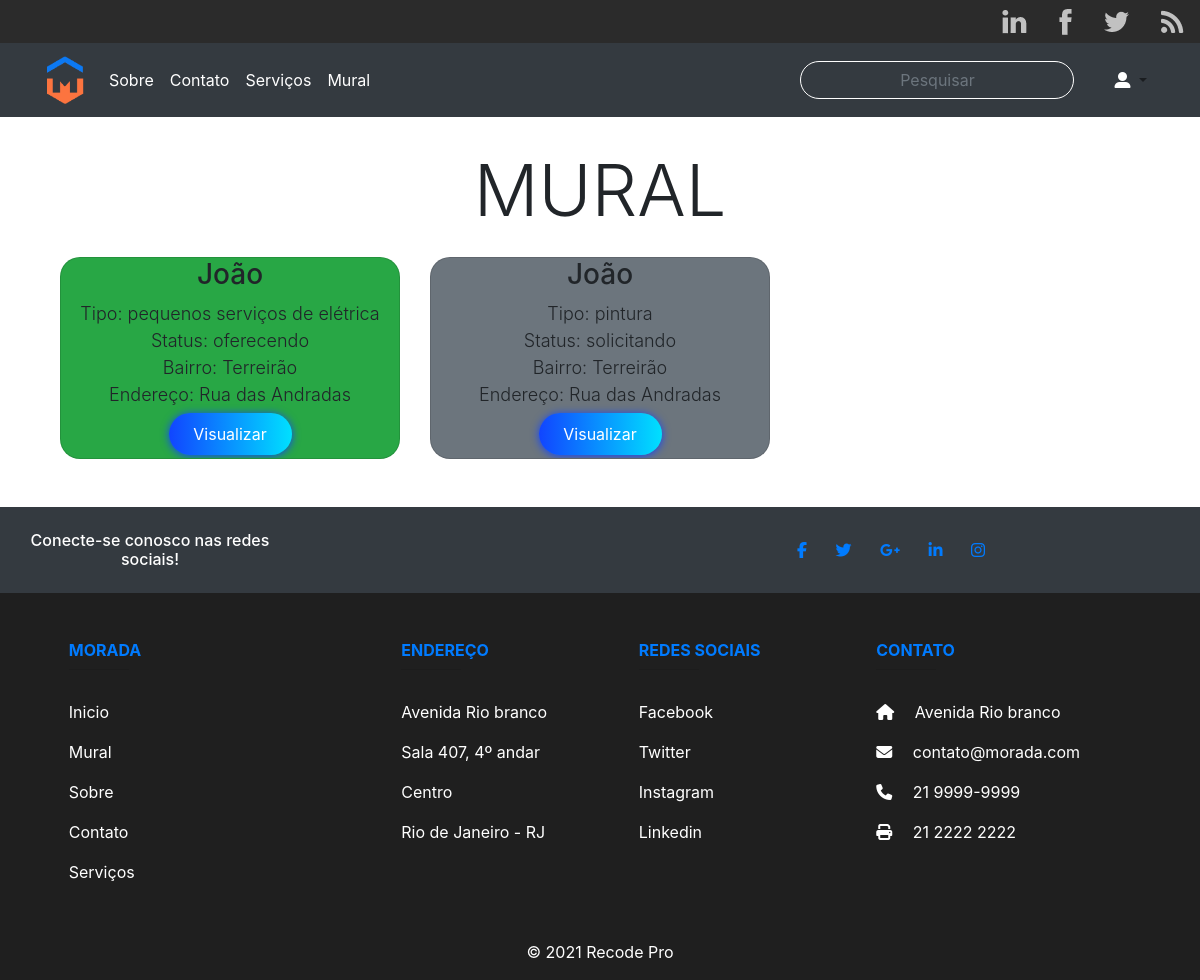
Page /mural.php?pesquisar=Rua das Andradas on the committed database.
### tables this page shows
CREATE TABLE `servicos` (
  `idservicos` int NOT NULL AUTO_INCREMENT,
  `usuario` int DEFAULT NULL,
  `tipo` varchar(45) DEFAULT NULL,
  `categoria` varchar(45) DEFAULT NULL,
  `descricao` varchar(700) DEFAULT NULL,
  `email` varchar(45) DEFAULT NULL,
  `parceiro` varchar(100) DEFAULT NULL,
  `mensagem` varchar(500) DEFAULT NULL,
  PRIMARY KEY (`idservicos`),
  KEY `fk_servicos_idx` (`usuario`),
  CONSTRAINT `fk_servicos` FOREIGN KEY (`usuario`) REFERENCES `usuarios` (`idusuario`)
);

CREATE TABLE `usuarios` (
  `idusuario` int NOT NULL AUTO_INCREMENT,
  `nome` varchar(45) DEFAULT NULL,
  `sobrenome` varchar(45) DEFAULT NULL,
  `email` varchar(45) DEFAULT NULL,
  `senha` varchar(45) DEFAULT NULL,
  `sobre` varchar(45) DEFAULT NULL,
  `endereco` varchar(45) DEFAULT NULL,
  `bairro` varchar(45) DEFAULT NULL,
  `cep` varchar(45) DEFAULT NULL,
  `telefone` varchar(45) DEFAULT NULL,
  `complemento` varchar(45) DEFAULT NULL,
  `estrela` varchar(45) DEFAULT NULL,
  PRIMARY KEY (`idusuario`)
);

### mural.php (the view, shortened to what this page needs)
<?php
require "./php/actions/conexaodb.php";
?>
<!DOCTYPE html>
<html lang="pt-BR">
<head>
    <link rel="stylesheet" href="css/projetos.css">
    <link rel="stylesheet" href="https://stackpath.bootstrapcdn.com/bootstrap/4.1.3/css/bootstrap.min.css">
</head>
<body>
<?php
require "./php/includes/menu.php"; ?>
    <div class="container text-center">
        <h3 class="display-3 " style=" margin-top:30px;">MURAL</h3>
    </div>
    <div class="container">
        <div class="container mt-4 text-center">
            <div class="row">
                <?php
                $pesquisar = '';
                if (!empty($_GET['pesquisar'])) {
                    $pesquisar = $_GET['pesquisar'];
                }
                $result_usuarios = "SELECT nome, descricao, bairro, endereco, idusuario, tipo FROM usuarios JOIN servicos ON usuarios.idusuario = servicos.usuario WHERE descricao > '0' and  endereco LIKE '%$pesquisar%';";
                $result = $conn->query($result_usuarios);
                if ($result->num_rows > 0 && $pesquisar === 0) {
                    while ($row = $result->fetch_assoc()) {
                ?>
                        <div class="col-sm-4">
                            <div class="card mb-5 rounded">
                                <div class="container">
                                    <div class=" anyClass">
                                        <h3 class="display-7"><?php echo $row['nome']; ?></h3>
                                        <p class="lead"><?php echo "Status: ", $row['tipo']; ?></p>
                                        <p class=" lead"><?php echo "Tipo: ", $row['descricao']; ?></p>
                                        <p class="lead"><?php echo "Bairro: ", $row['bairro']; ?></p>
                                        <p class="lead"><?php echo "Rua", $row['endereco']; ?></p>
                                        <button type="button" class="btn text-white edit"><a href="./perfilpublico.php?id=<?php echo $row['idusuario']; ?>">Visualizar</a></button>
                                    </div>
                                </div>
                            </div>
                        </div>
                    <?php }
                } else {
                    while ($row = $result->fetch_assoc()) {
                        if($row['tipo'] === 'oferecendo') {?>
                        <div class="col-sm-4">
                            <div class="card mb-5 rounded bg-success">
                                <div class="container">
                                    <div class="anyClass">
                                        <h3 class="display-7"><?php echo $row['nome']; ?></h3>
                                        <p class=" lead"><?php echo "Tipo: ", $row['descricao']; ?></p>
                                        <p class="lead"><?php echo "Status: ", $row['tipo']; ?></p>
                                        <p class="lead"><?php echo "Bairro: ", $row['bairro']; ?></p>
                                        <p class="lead"><?php echo "Endereço: ", $row['endereco']; ?></p>
                                        <button type="button" class="btn text-white edit"><a href="./perfilpublico.php?id=<?php echo $row['idusuario']; ?>">Visualizar</a></button>
                                    </div>
                                </div>
                            </div>
                        </div>
                <?php }  else if ($row['tipo'] === 'solicitando'){
                        if($row['tipo'] === 'solicitando') {?>
                            <div class="col-sm-4">
                                <div class="card mb-5 rounded bg-secondary">
                                    <div class="container">
                                        <div class="anyClass">
                                            <h3 class="display-7"><?php echo $row['nome']; ?></h3>
                                            <p class=" lead"><?php echo "Tipo: ", $row['descricao']; ?></p>
                                            <p class="lead"><?php echo "Status: ", $row['tipo']; ?></p>
                                            <p class="lead"><?php echo "Bairro: ", $row['bairro']; ?></p>
                                            <p class="lead"><?php echo "Endereço: ", $row['endereco']; ?></p>
                                            <button type="button" class="btn text-white edit"><a href="./perfilpublico.php?id=<?php echo $row['idusuario']; ?>">Visualizar</a></button>
                                        </div>
                                    </div>
                                </div>
                            </div>
        <?php  }
                  }
                    }  }?>
            </div>
        </div>
    </div>
</body>
</html>

### mural.php (style rules this page uses)
.edit { color: #fff !important; background: -webkit-linear-gradient(right, #00e0ff, #1145ff); border: none; border-radius: 21px; box-shadow: 0px 1px 8px #1145ff; height: 42.3px; margin: 0 auto; margin-top: 5px; transition: 0.25s; width: 123px; }
.edit a { text-decoration: none; color: #fff; }
.anyClass p { margin: 0; font-size: 18px; }
.anyClass { height: 200px !important; overflow-y: auto; }
.card { border-radius: 20px !important; }

### rows in the picture
servicos: usuario.nome "João", descricao "pequenos serviços de elétrica", tipo "oferecendo", usuario.bairro "Terreirão", usuario.endereco "Rua das Andradas"
servicos: usuario.nome "João", descricao "pintura", tipo "solicitando", usuario.bairro "Terreirão", usuario.endereco "Rua das Andradas"
